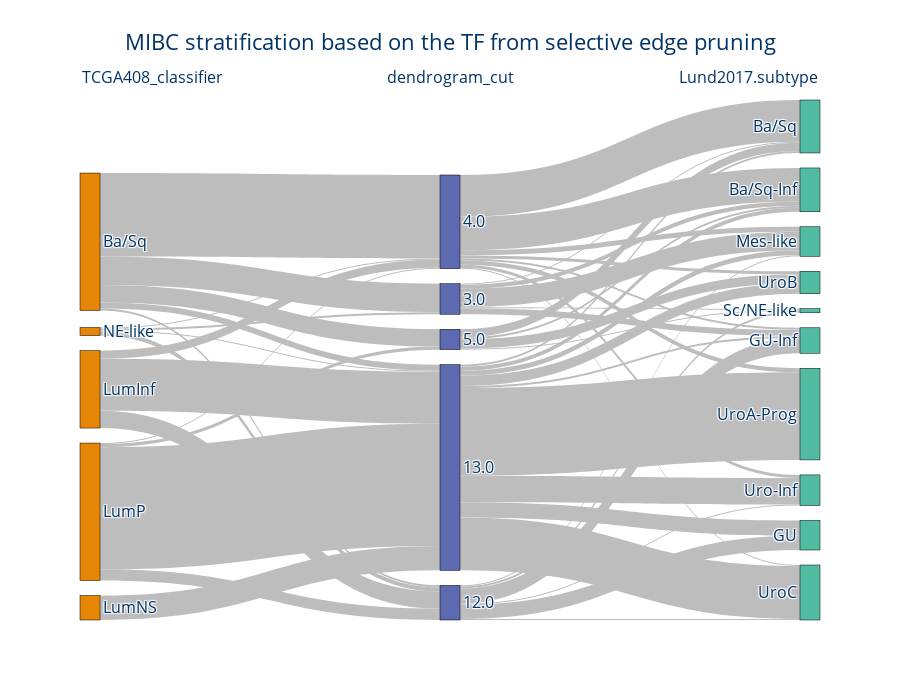

Notebook code cell kept with this figure:
### Code cell
#Sankey
morp_df.rename_axis("sample", axis="columns", inplace=True)
reorder_cols = [
    "TCGA408_classifier",
    "dendrogram_cut",
    # "KMeans_labels_6",
    'Lund2017.subtype',
    # "consensus",
]
meta, sky_fig = sky.main(df=morp_df, reorder_cols=reorder_cols, title='MIBC stratification based on the TF from selective edge pruning', retMeta=True)
sky_fig.update_layout(height=700)

### Figure 1 — Plotly figure (JSON) as saved in the notebook; plotly's stock layout.template omitted (floating-point values rounded to 4 significant figures)
{"data": [{"arrangement": "perpendicular", "link": {"color": "#bdbdbd", "source": [0, 0, 0, 0, 0, 1, 1, 1, 2, 3, 3, 3, 3, 4, 4, 4, 4, 5, 5, 5, 5, 5, 5, 6, 6, 6, 6, 6, 6, 6, 6, 6, 7, 7, 7, 7, 7, 8, 8, 8, 8, 8, 8, 8, 8, 9, 9, 9, 9], "target": [5, 6, 7, 8, 9, 5, 6, 8, 6, 5, 6, 8, 9, 5, 6, 7, 8, 12, 13, 14, 15, 16, 19, 10, 11, 12, 13, 14, 16, 17, 18, 19, 10, 11, 13, 14, 15, 10, 11, 13, 14, 16, 17, 18, 19, 10, 11, 15, 18], "value": [2, 6, 28, 82, 17, 17, 51, 8, 24, 11, 120, 1, 3, 4, 1, 2, 1, 14, 15, 1, 2, 1, 1, 2, 4, 15, 2, 5, 26, 86, 10, 52, 1, 4, 6, 18, 1, 41, 33, 2, 5, 3, 4, 3, 1, 8, 2, 1, 9]}, "node": {"color": ["rgb(229, 134, 6)", "rgb(229, 134, 6)", "rgb(229, 134, 6)", "rgb(229, 134, 6)", "rgb(229, 134, 6)", "rgb(93, 105, 177)", "rgb(93, 105, 177)", "rgb(93, 105, 177)", "rgb(93, 105, 177)", "rgb(93, 105, 177)", "rgb(82, 188, 163)", "rgb(82, 188, 163)", "rgb(82, 188, 163)", "rgb(82, 188, 163)", "rgb(82, 188, 163)", "rgb(82, 188, 163)", "rgb(82, 188, 163)", "rgb(82, 188, 163)", "rgb(82, 188, 163)", "rgb(82, 188, 163)"], "label": ["Ba/Sq", "LumInf", "LumNS", "LumP", "NE-like", "12.0", "13.0", "3.0", "4.0", "5.0", "Ba/Sq", "Ba/Sq-Inf", "GU", "GU-Inf", "Mes-like", "Sc/NE-like", "Uro-Inf", "UroA-Prog", "UroB", "UroC"], "line": {"color": "black", "width": 0.5}, "pad": 15, "thickness": 20}, "type": "sankey"}], "layout": {"annotations": [{"align": "left", "font": {"color": "#003366", "size": 16}, "showarrow": false, "text": "TCGA408_classifier", "x": 0, "xref": "x", "y": 1.07, "yref": "paper"}, {"align": "left", "font": {"color": "#003366", "size": 16}, "showarrow": false, "text": "dendrogram_cut", "x": 1, "xref": "x", "y": 1.07, "yref": "paper"}, {"align": "left", "font": {"color": "#003366", "size": 16}, "showarrow": false, "text": "Lund2017.subtype", "x": 2, "xref": "x", "y": 1.07, "yref": "paper"}], "font": {"color": "#003366", "size": 16}, "height": 700, "plot_bgcolor": "rgba(0,0,0,0)", "title": {"text": "MIBC stratification based on the TF from selective edge pruning"}, "xaxis": {"showgrid": false, "visible": false, "zeroline": false}, "yaxis": {"showgrid": false, "visible": false, "zeroline": false}}}
